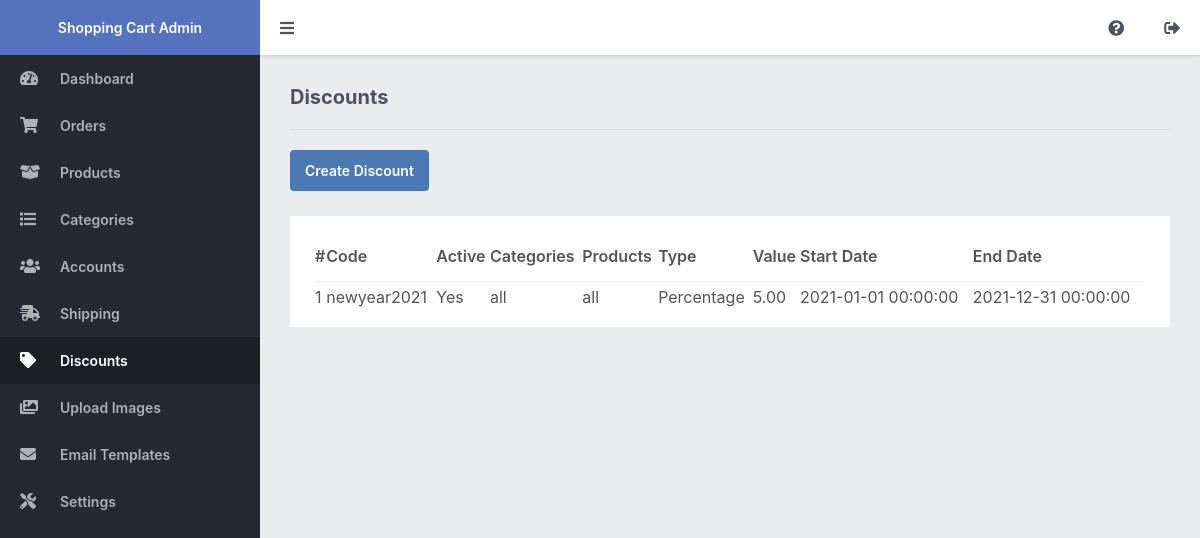
Page /admin/index.php?page=discounts (signed in) on the committed database.
### tables this page shows
CREATE TABLE IF NOT EXISTS `discounts` (
`id` int(11) NOT NULL AUTO_INCREMENT,
  `category_ids` varchar(50) NOT NULL,
  `product_ids` varchar(50) NOT NULL,
  `discount_code` varchar(50) NOT NULL,
  `discount_type` enum('Percentage','Fixed') NOT NULL,
  `discount_value` decimal(7,2) NOT NULL,
  `start_date` datetime NOT NULL,
  `end_date` datetime NOT NULL,
  PRIMARY KEY (`id`)
);

### admin/index.php (called while the page is built, shortened)
<?php
include '../functions.php';
$page = isset($_GET['page']) && file_exists($_GET['page'] . '.php') ? $_GET['page'] : 'dashboard';
include $page . '.php';
?>

### admin/discounts.php (the view, shortened to what this page needs)
<?php
$stmt = $pdo->prepare('SELECT d.*, GROUP_CONCAT(DISTINCT p.name) product_names, GROUP_CONCAT(DISTINCT c.name) category_names FROM discounts d LEFT JOIN products p ON FIND_IN_SET(p.id, d.product_ids) LEFT JOIN categories c ON FIND_IN_SET(c.id, d.category_ids) GROUP BY d.id');
$stmt->execute();
$discounts = $stmt->fetchAll(PDO::FETCH_ASSOC);
$current_date = strtotime((new DateTime())->format('Y-m-d H:i:s'));
?>
<?=template_admin_header('Discounts', 'discounts')?>
<h2>Discounts</h2>
<div class="links">
    <a href="index.php?page=discount">Create Discount</a>
</div>
<div class="content-block">
    <div class="table">
        <table>
            <thead>
                <tr>
                    <td class="responsive-hidden">#</td>
                    <td>Code</td>
                    <td>Active</td>
                    <td class="responsive-hidden">Categories</td>
                    <td class="responsive-hidden">Products</td>
                    <td>Type</td>
                    <td>Value</td>
                    <td class="responsive-hidden">Start Date</td>
                    <td class="responsive-hidden">End Date</td>
                </tr>
            </thead>
            <tbody>
                <?php if (empty($discounts)): ?>
                <tr>
                    <td colspan="8" style="text-align:center;">There are no discounts</td>
                </tr>
                <?php else: ?>
                <?php foreach ($discounts as $discount): ?>
                <tr class="details" onclick="location.href='index.php?page=discount&id=<?=$discount['id']?>'">
                    <td class="responsive-hidden"><?=$discount['id']?></td>
                    <td><?=$discount['discount_code']?></td>
                    <td><?=$current_date >= strtotime($discount['start_date']) && $current_date <= strtotime($discount['end_date']) ? 'Yes' : 'No'?></td>
                    <td class="responsive-hidden"><?=$discount['category_names'] ? $discount['category_names'] : 'all'?></td>
                    <td class="responsive-hidden"><?=$discount['product_names'] ? $discount['product_names'] : 'all'?></td>
                    <td><?=$discount['discount_type']?></td>
                    <td><?=$discount['discount_value']?></td>
                    <td class="responsive-hidden"><?=$discount['start_date']?></td>
                    <td class="responsive-hidden"><?=$discount['end_date']?></td>
                </tr>
                <?php endforeach; ?>
                <?php endif; ?>
            </tbody>
        </table>
    </div>
</div>
<?=template_admin_footer()?>

### admin/admin.css (style rules this page uses)
* { box-sizing: border-box; font-family: -apple-system, BlinkMacSystemFont, "segoe ui", roboto, oxygen, ubuntu, cantarell, "fira sans", "droid sans", "helvetica neue", Arial, sans-serif; font-size: 16px; -webkit-font-smoothing: antialiased; -moz-osx-font-smoothing: grayscale; }
html { height: 100%; }
body { position: relative; min-height: 100%; color: #555555; background-color: #ebeced; margin: 0; }
h1, h2, h3, h4, h5 { color: #4a5361; margin: 0; padding: 0; }
main h2 { font-size: 20px; padding-bottom: 20px; border-bottom: 1px solid #dbdddf; }
main .content-block { background-color: #fff; margin-top: 25px; padding: 15px; }
main .table { padding: 0 10px; }
main .table table { width: 100%; border-collapse: collapse; }
main .table table thead td { font-weight: 600; padding: 15px 0; }
main .table table thead tr { border-bottom: 1px solid #f0f1f2; }
main .table table tbody td { padding: 5px 0; }
main .table table .details { cursor: pointer; }
main .links { display: flex; flex-flow: wrap; padding-top: 20px; }
main .links a { display: inline-flex; text-decoration: none; background: #4a79b4; color: #FFFFFF; padding: 12px 15px; margin-right: 10px; font-size: 14px; font-weight: 600; border-radius: 4px; }

### rows in the picture
discounts: id "1", discount_code "newyear2021", shows "Yes", discount_type "Percentage", discount_value "5.00", start_date "2021-01-01 00:00:00", end_date "2021-12-31 00:00:00"
